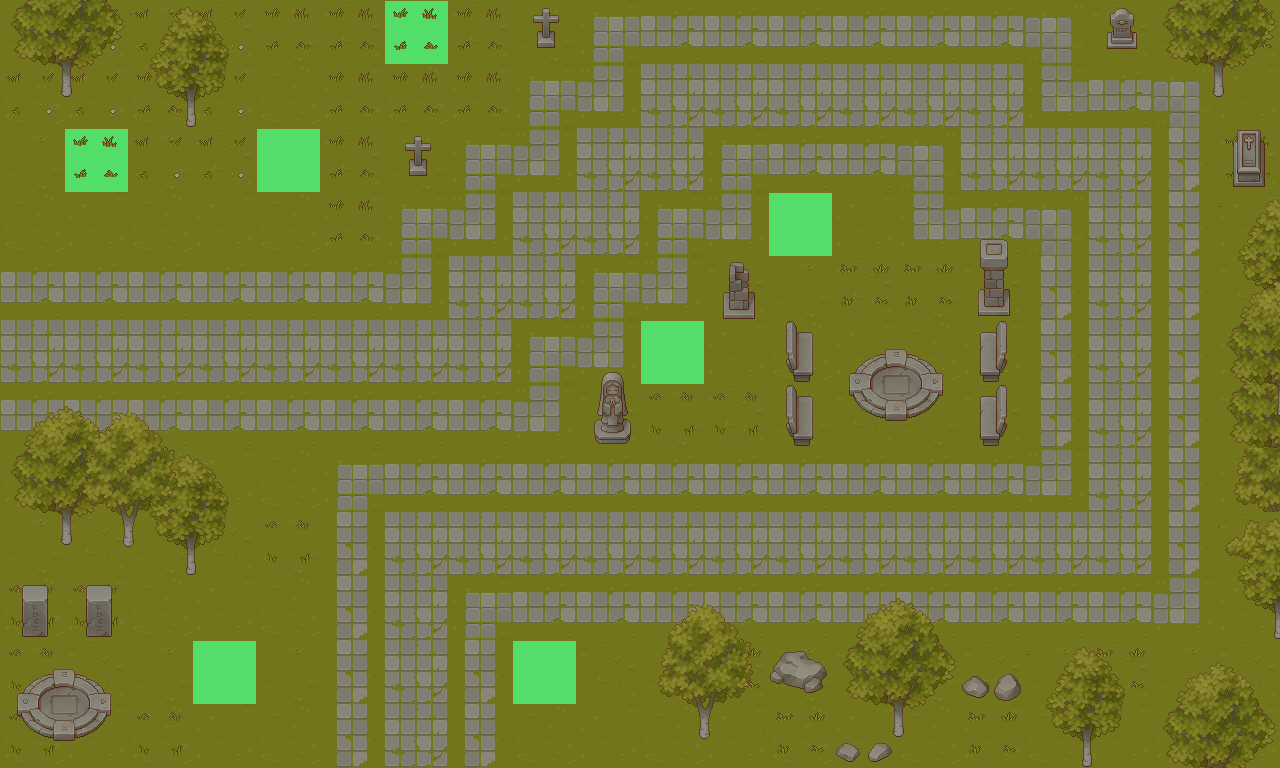

A level layout from a 2D game, rendered from its tile map. Below: a short description, then the map file with its tile-grid data intact:
An orthogonal 20x12 tile map with 64x64 px tiles, 5 tile layers (Background, Path, Placement, Details 1, ...), 2 tilesets and 1 object.

<map version="1.10" tiledversion="1.10.1" orientation="orthogonal" renderorder="right-down" width="20" height="12" tilewidth="64" tileheight="64" infinite="0" nextlayerid="7" nextobjectid="2">
 <tileset firstgid="1" source="Background+Path.tsx" />
 <tileset firstgid="65" source="DetailsForest.tsx" />
 <layer id="1" name="Background" width="20" height="12">
  <data encoding="csv">
1,2,1,2,1,2,1,2,1,2,1,2,1,2,1,2,1,2,1,2,
9,10,9,10,9,10,9,10,9,10,9,10,9,10,9,10,9,10,9,10,
1,2,1,2,1,2,1,2,1,2,1,2,1,2,1,2,1,2,1,2,
9,10,9,10,9,10,9,10,9,10,9,10,9,10,9,10,9,10,9,10,
1,2,1,2,1,2,1,2,1,2,1,2,1,2,1,2,1,2,1,2,
9,10,9,10,9,10,9,10,9,10,9,10,9,10,9,10,9,10,9,10,
1,2,1,2,1,2,1,2,1,2,1,2,1,2,1,2,1,2,1,2,
9,10,9,10,9,10,9,10,9,10,9,10,9,10,9,10,9,10,9,10,
1,2,1,2,1,2,2,2,1,2,1,2,1,2,1,2,1,2,1,2,
9,10,9,10,9,10,2,10,9,10,9,10,9,10,9,10,9,10,9,10,
1,2,1,2,1,2,2,2,1,2,1,2,1,2,1,2,1,2,1,2,
9,10,9,10,9,10,2,10,9,10,9,10,9,10,9,10,9,10,9,10
</data>
 </layer>
 <layer id="2" name="Path" width="20" height="12">
  <data encoding="csv">
0,0,0,0,0,0,0,0,0,6,19,19,19,19,19,19,8,0,0,0,
0,0,0,0,0,0,0,0,6,24,17,17,17,17,17,17,22,19,8,0,
0,0,0,0,0,0,0,6,24,17,17,6,19,19,8,17,17,17,18,0,
0,0,0,0,0,0,6,24,17,17,6,24,0,0,22,19,8,17,18,0,
19,19,19,19,19,19,24,17,17,6,24,0,0,0,0,0,18,17,18,0,
17,17,17,17,17,17,17,17,6,24,0,0,0,0,0,0,18,17,18,0,
19,19,19,19,19,19,19,19,24,0,0,0,0,0,0,0,18,17,18,0,
0,0,0,0,0,6,19,19,19,19,19,19,19,19,19,19,24,17,18,0,
0,0,0,0,0,18,17,17,17,17,17,17,17,17,17,17,17,17,18,0,
0,0,0,0,0,18,17,6,19,19,19,19,19,19,19,19,19,19,24,0,
0,0,0,0,0,18,17,18,0,0,0,0,0,0,0,0,0,0,0,0,
0,0,0,0,0,18,17,18,0,0,0,0,0,0,0,0,0,0,0,0
</data>
 </layer>
 <layer id="3" name="Placement" width="20" height="12">
  <data encoding="csv">
0,0,0,0,0,0,128,0,0,0,0,0,0,0,0,0,0,0,0,0,
0,0,0,0,0,0,0,0,0,0,0,0,0,0,0,0,0,0,0,0,
0,128,0,0,128,0,0,0,0,0,0,0,0,0,0,0,0,0,0,0,
0,0,0,0,0,0,0,0,0,0,0,0,128,0,0,0,0,0,0,0,
0,0,0,0,0,0,0,0,0,0,0,0,0,0,0,0,0,0,0,0,
0,0,0,0,0,0,0,0,0,0,128,0,0,0,0,0,0,0,0,0,
0,0,0,0,0,0,0,0,0,0,0,0,0,0,0,0,0,0,0,0,
0,0,0,0,0,0,0,0,0,0,0,0,0,0,0,0,0,0,0,0,
0,0,0,0,0,0,0,0,0,0,0,0,0,0,0,0,0,0,0,0,
0,0,0,0,0,0,0,0,0,0,0,0,0,0,0,0,0,0,0,0,
0,0,0,128,0,0,0,0,128,0,0,0,0,0,0,0,0,0,0,0,
0,0,0,0,0,0,0,0,0,0,0,0,0,0,0,0,0,0,0,0
</data>
 </layer>
 <layer id="4" name="Details 1" width="20" height="12">
  <data encoding="csv">
0,106,106,106,98,98,98,98,0,0,0,0,0,0,0,0,0,0,0,97,
106,106,98,106,0,98,98,98,0,0,0,0,0,0,0,0,0,0,0,0,
0,98,106,106,0,98,0,0,0,0,0,0,0,0,0,0,0,0,0,98,
0,0,0,0,0,98,0,0,0,0,0,0,0,0,0,99,0,0,0,69,
0,0,0,0,0,0,0,0,0,0,0,0,0,97,97,107,0,0,0,77,
0,0,0,0,0,0,0,0,0,0,0,0,88,102,103,80,0,0,0,65,
65,66,0,0,0,0,0,0,0,0,105,105,88,110,111,80,0,0,0,73,
73,74,69,70,0,0,0,0,0,0,0,0,0,0,0,0,0,0,0,81,
81,82,77,78,105,0,0,0,0,0,0,0,0,0,0,0,0,0,0,93,
105,105,0,0,0,0,0,0,0,0,0,0,0,0,0,0,0,0,0,81,
105,0,0,0,0,0,0,0,0,0,0,97,113,0,0,123,0,97,65,66,
105,0,105,0,0,0,0,0,0,0,0,0,97,122,0,97,0,0,73,74
</data>
 </layer>
 <layer id="5" name="Details 2" width="20" height="12">
  <data encoding="csv">
73,74,69,70,0,0,0,0,108,0,0,0,0,0,0,0,0,100,73,74,
81,82,77,78,0,0,0,0,0,0,0,0,0,0,0,0,0,0,81,82,
0,0,0,0,0,0,108,0,0,0,0,0,0,0,0,0,0,0,0,79,
0,0,0,0,0,0,0,0,0,0,0,0,0,0,0,0,0,0,0,0,
0,0,0,0,0,0,0,0,0,0,0,85,0,0,0,0,0,0,0,65,
0,0,0,0,0,0,0,0,0,96,0,0,0,0,0,0,0,0,0,73,
0,67,68,0,0,0,0,0,0,104,0,0,0,0,0,0,0,0,0,81,
0,75,76,0,0,0,0,0,0,0,0,0,0,0,0,0,0,0,0,75,
0,83,84,0,0,0,0,0,0,0,0,0,0,0,0,0,0,0,0,69,
87,87,0,0,0,0,0,0,0,0,67,68,0,65,66,0,0,0,0,77,
102,103,0,0,0,0,0,0,0,0,75,76,0,73,74,0,69,70,0,0,
110,111,0,0,0,0,0,0,0,0,83,84,0,81,82,0,77,78,0,0
</data>
 </layer>
 <objectgroup id="6" name="Way">
  <object id="1" x="0" y="0">
   <polyline points="0,0 -128,0 -128,896 418,893 419,544 1120,543 1118,160 992,159 992,94 672,94 672,157 609,157 609,224 544,224 544,287 482,287 481,348 -96,348" />
  </object>
 </objectgroup>
</map>
